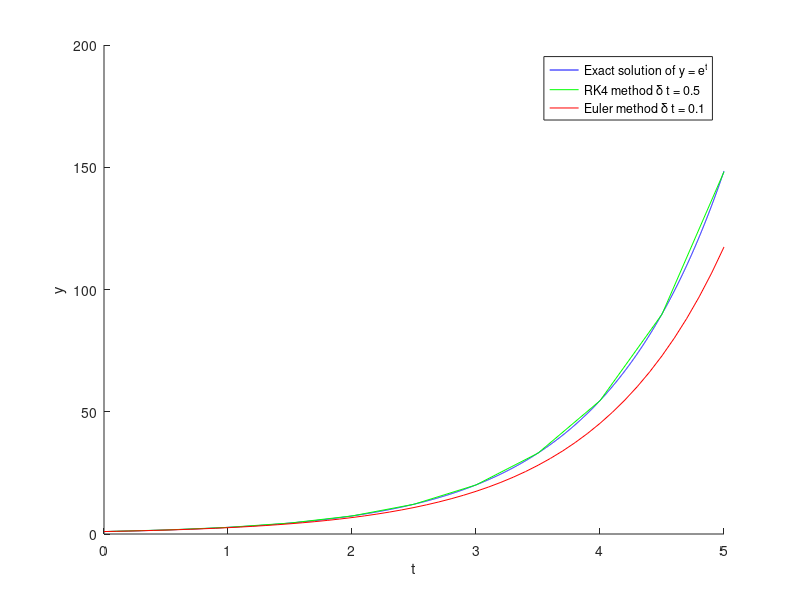

Here is the MATLAB script that generated this plot:
function RKDemo
% Solves the ODE dy/dt=y (exact solution: y(t)=exp(t)), by numerical
% simulation using the Runge-Kutta 4 method with a large step size
% and the Euler method for a smaller step size

dt1 = 0.5; % large step size
dt2 = 0.1; % smaller step size

% Time points
Tmin = 0;
Tmax = 5;
T1 = Tmin:0.001:Tmax;
T2 = Tmin:dt1:Tmax;
T3 = Tmin:dt2:Tmax;

% Exact solution
y1(1) = exp(Tmin); % initial value
for t = 1:length(T1)-1
   
   y1(t+1) = exp(T1(t+1));
      
end

% Runge-Kutta 4 method with large step size
y2(1) = exp(Tmin); % initial value
for t = 1:length(T2)-1
   
   k1 = y2(t);
   k2 = y2(t) + 0.5*dt1*k1;
   k3 = y2(t) + 0.5*dt1*k2;
   k4 = y2(t) + dt1*k3;
   
   y2(t+1) = y2(t) + dt1*(k1+2*k2+2*k3+k4)/6;
      
end

% Euler method with smaller step size
y3(1) = exp(Tmin); % initial value
for t = 1:length(T3)-1
   
   y3(t+1) = y3(t) + dt2*y3(t);   
      
end

% Plot the results
hold on
plot(T1,y1,'Color','Blue')
plot(T2,y2,'Color','Green')
plot(T3,y3,'Color','Red')
xlabel('t')
ylabel('y')
legend('Exact solution of y = e^t','RK4 method \delta t = 0.5','Euler method \delta t = 0.1',...
   'Location','Best')
